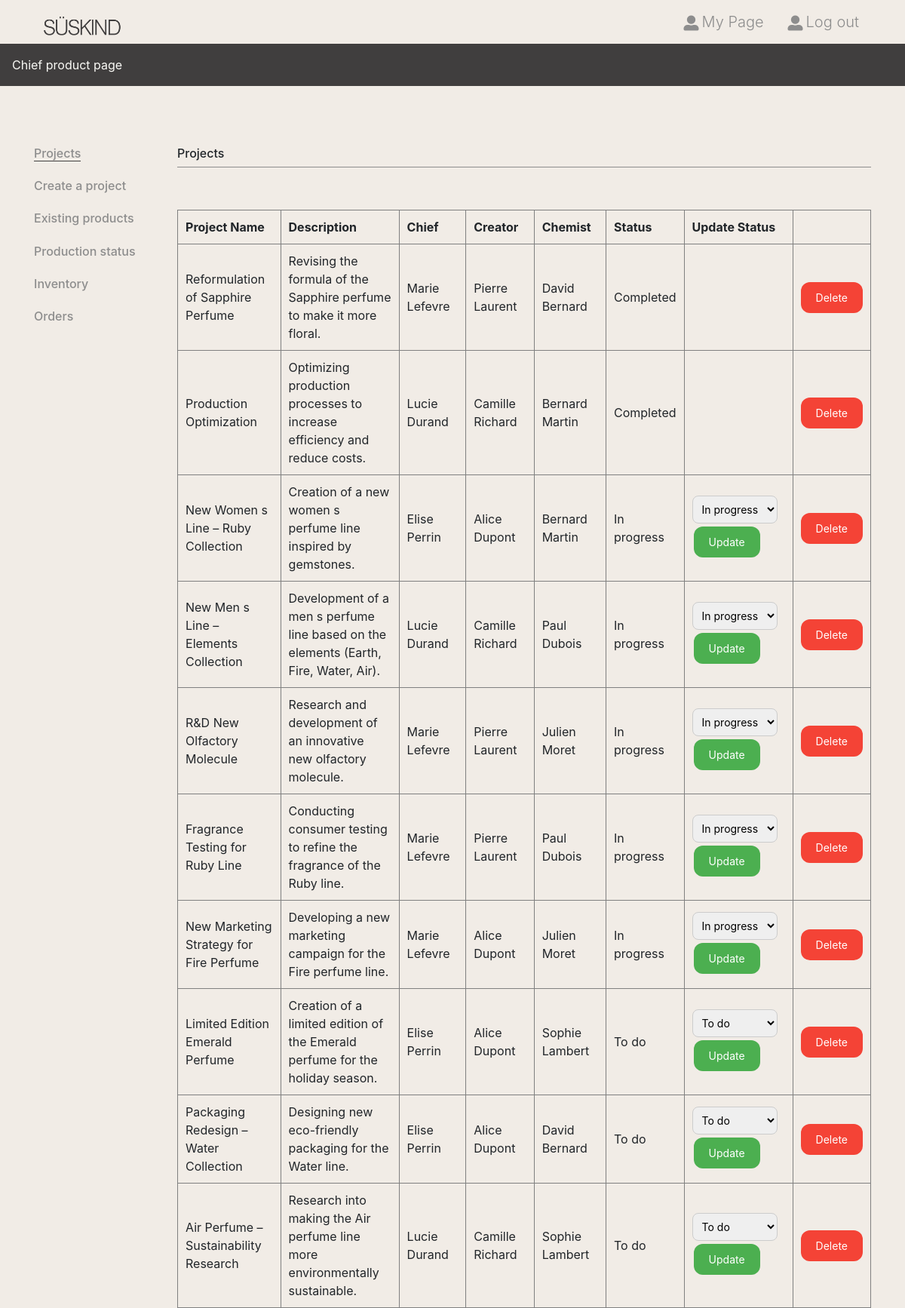
Page /chief-product on the committed database.
### tables this page shows
CREATE TABLE "projects" (
	"id"	INTEGER,
	"name"	TEXT,
	"description"	TEXT,
	"chief"	TEXT,
	"creator"	TEXT,
	"chemist"	TEXT,
	"status"	TEXT,
	PRIMARY KEY("id" AUTOINCREMENT)
);

### app.py (the view)
@app.route('/chief-product')
def project_list():
    conn = sqlite3.connect('BDD.db')
    conn.row_factory = sqlite3.Row
    projects = conn.execute('SELECT * FROM projects ORDER BY status').fetchall()
    conn.close()
    return render_template('chief-product.html', projects=projects)

### templates/chief-product.html (shortened to what this page needs)
<!DOCTYPE html>
<html lang="en">
<head>
    <link rel="stylesheet" href="../static/css/all.css">
    <link rel="stylesheet" href="https://cdnjs.cloudflare.com/ajax/libs/font-awesome/5.14.0/css/all.min.css" />
</head>
<body>
    <header class="position-relative">
        <div class="container">
            <nav class="d-flex justify-content-between align-items-center mb-40px mb-md-0">
                <h1 class="m-0"><a href="/" class="d-block">Süskind</a></h1>
                <ul class="header_menu d-none d-lg-flex justify-content-between m-0">
                    <li>
                        <a class="h5 d-flex align-items-center text-dark font-weight-light mb-0 p-3" href="chief-product">
                            <i class="fas fa-user-alt mr-1"></i>
                            <p class="m-0">My Page</p>
                        </a>
                    </li>
                    <li>
                        <a class="h5 d-flex align-items-center text-dark text-center font-weight-light mb-0 p-3" href="login">
                            <i class="fas fa-user-alt mr-1"></i>
                            <p class="m-0">Log out</p>
                        </a>
                    </li>
                </ul>
            </nav>
        </div>
    </header>
    <div class="product_category bg-primary d-none d-lg-flex mb-80px">
            <ul class="d-flex m-0 p-0">
                <li><a class="d-block text-white p-3 text-center">Chief product page</a></li>
            </ul>
    </div>
    <div class="member_content">
        <div class="container">
            <div class="row flex-lg-row-reverse">
                <div class="col-12 col-lg-10 col-lg-10">
                    <h3 class="h6 border-dark border-bottom pb-2">Projects</h3>
                    <div class="project-list">
                        <br></br>
                        <table id="projects-table" border="1" cellspacing="0" cellpadding="5">
                            <thead>
                                <tr>
                                    <th class="sortable" onclick="sortTable(0)">Project Name</th>
                                    <th class="sortable" onclick="sortTable(1)">Description</th>
                                    <th class="sortable" onclick="sortTable(1)">Chief</th>
                                    <th class="sortable" onclick="sortTable(2)">Creator</th>
                                    <th class="sortable" onclick="sortTable(3)">Chemist</th>
                                    <th class="sortable" onclick="sortTable(4)">Status</th>
                                    <th>Update Status</th>
                                </tr>
                            </thead>
                            <tbody id="table-body">
                                {% for project in projects %}
                                <tr>
                                    <td>{{ project.name }}</td>
                                    <td>{{ project.description }}</td>
                                    <td>{{ project.chief }}</td>
                                    <td>{{ project.creator }}</td>
                                    <td>{{ project.chemist }}</td>
                                    <td>{{ project.status }}</td>
                                    <td>
                                        {% if project.status != 'Completed' %}
                                        <form action="/update_status/{{ project.id }}" method="POST">
                                            <select name="status" id="status">
                                                <option value="To do" {% if project.status == 'To do' %}selected{% endif %}>To do</option>
                                                <option value="In progress" {% if project.status == 'In progress' %}selected{% endif %}>In progress</option>
                                            </select>
                                            <button type="submit" class="update-btn">Update</button>
                                        </form>
                                        {% endif %}
                                    </td>
                                    <td>
                                        <form action="/delete_project/{{ project.id }}" method="POST" style="display:inline;">
                                            <button type="submit" class="delete-btn" onclick="return confirm('Are you sure you want to delete this project?');">Delete</button>
                                        </form>
                                    </td>
                                </tr>
                                {% endfor %}
                            </tbody>
                        </table>
                    </div>
                </div>
                <div class="col-md-3 col-lg-2 d-none d-lg-block">
                    <h6 class="mb-4"><a href="chief-product" class="text-dark border-primary border-bottom">Projects</a></h6>
                    <h6 class="mb-4"><a href="create-project" class="text-dark">Create a project</a></h6>
                    <h6 class="mb-4"><a href="cp-products" class="text-dark">Existing products</a></h6>
                    <h6 class="mb-4"><a href="cp-status" class="text-dark">Production status</a></h6>
                    <h6 class="mb-4"><a href="cp-stock" class="text-dark">Inventory</a></h6>
                    <h6 class="mb-4"><a href="cp-order" class="text-dark">Orders</a></h6>
                </div>
            </div>
        </div>
    </div>
</body>
</html>

### templates/chief-product.html (style rules this page uses)
.update-btn { background-color: #4CAF50; border: none; color: white; padding: 10px 20px; text-align: center; text-decoration: none; display: inline-block; font-size: 14px; margin: 4px 2px; cursor: pointer; border-radius: 12px; transition-duration: 0.4s; }
select { padding: 8px; margin-right: 10px; border-radius: 8px; border: 1px solid #ccc; font-size: 14px; }
.sortable { cursor: pointer; }
#projects-table th, #projects-table td { padding: 10px; text-align: left; }
#projects-table th:nth-child(1), #projects-table td:nth-child(1) { width: 20%; }
#projects-table th:nth-child(2), #projects-table td:nth-child(2) { width: 25%; }
#projects-table th:nth-child(3), #projects-table td:nth-child(3) { width: 15%; }
#projects-table th:nth-child(4), #projects-table td:nth-child(4) { width: 15%; }
#projects-table th:nth-child(5), #projects-table td:nth-child(5) { width: 15%; }
#projects-table th:nth-child(6), #projects-table td:nth-child(6) { width: 10%; }
.delete-btn { background-color: #f44336; border: none; color: white; padding: 10px 20px; text-align: center; cursor: pointer; font-size: 14px; border-radius: 12px; transition-duration: 0.4s; }

### rows in the picture
projects: name "Reformulation of Sapphire Perfume", description "Revising the formula of the Sapphire perfume to make it more floral.", chief "Marie Lefevre", creator "Pierre Laurent", chemist "David Bernard", status "Completed"
projects: name "Production Optimization", description "Optimizing production processes to increase efficiency and reduce costs.", chief "Lucie Durand", creator "Camille Richard", chemist "Bernard Martin", status "Completed"
projects: name "New Women s Line – Ruby Collection", description "Creation of a new women s perfume line inspired by gemstones.", chief "Elise Perrin", creator "Alice Dupont", chemist "Bernard Martin", status "In progress"
projects: name "New Men s Line – Elements Collection", description "Development of a men s perfume line based on the elements (Earth, Fire, Water, Air).", chief "Lucie Durand", creator "Camille Richard", chemist "Paul Dubois", status "In progress"
projects: name "R&D New Olfactory Molecule", description "Research and development of an innovative new olfactory molecule.", chief "Marie Lefevre", creator "Pierre Laurent", chemist "Julien Moret", status "In progress"
projects: name "Fragrance Testing for Ruby Line", description "Conducting consumer testing to refine the fragrance of the Ruby line.", chief "Marie Lefevre", creator "Pierre Laurent", chemist "Paul Dubois", status "In progress"
projects: name "New Marketing Strategy for Fire Perfume", description "Developing a new marketing campaign for the Fire perfume line.", chief "Marie Lefevre", creator "Alice Dupont", chemist "Julien Moret", status "In progress"
projects: name "Limited Edition Emerald Perfume", description "Creation of a limited edition of the Emerald perfume for the holiday season.", chief "Elise Perrin", creator "Alice Dupont", chemist "Sophie Lambert", status "To do"
projects: name "Packaging Redesign – Water Collection", description "Designing new eco-friendly packaging for the Water line.", chief "Elise Perrin", creator "Alice Dupont", chemist "David Bernard", status "To do"
projects: name "Air Perfume – Sustainability Research", description "Research into making the Air perfume line more environmentally sustainable.", chief "Lucie Durand", creator "Camille Richard", chemist "Sophie Lambert", status "To do"
